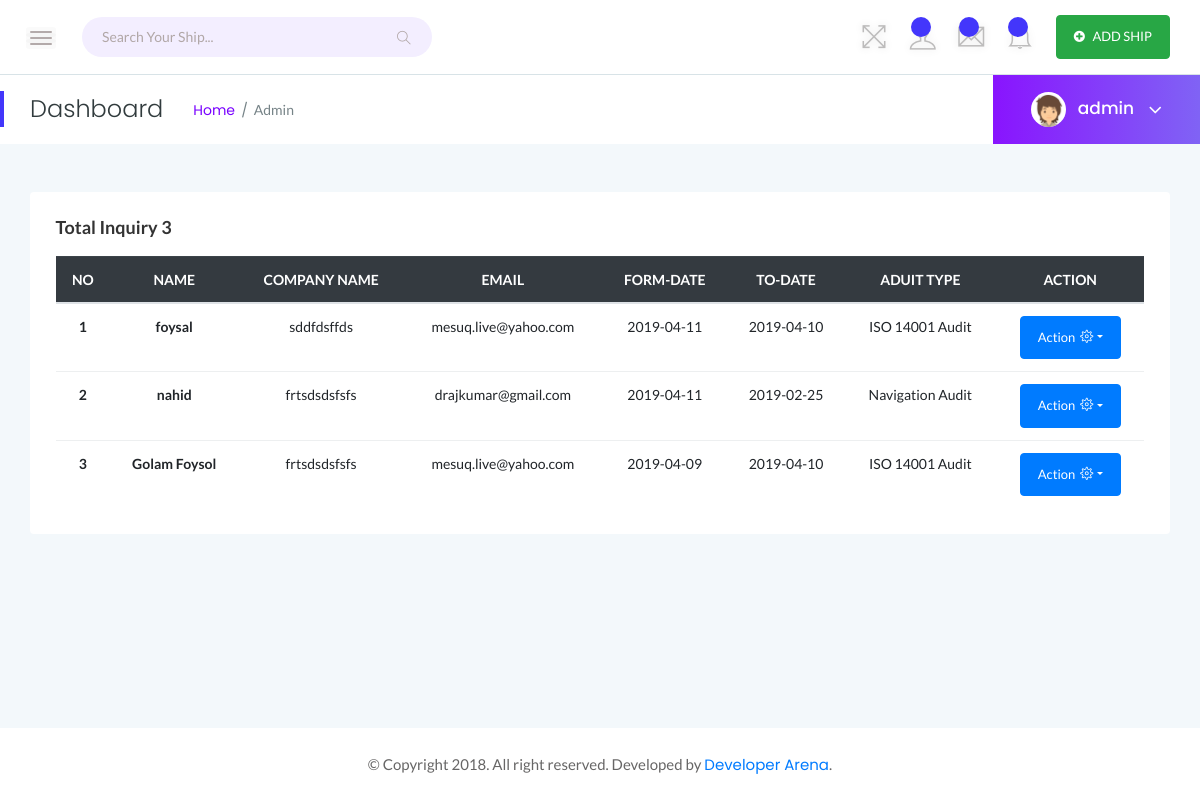
The app's page /admin/view-inquiry.php (signed in) with its own data.
### tables this page shows
CREATE TABLE `inquiry` (
  `id` int(11) NOT NULL,
  `user_id` int(11) NOT NULL,
  `uni_code` varchar(50) NOT NULL,
  `name` varchar(100) NOT NULL,
  `company_name` varchar(100) NOT NULL,
  `phone` varchar(50) NOT NULL,
  `email` varchar(50) NOT NULL,
  `form_date` date NOT NULL,
  `to_date` date NOT NULL,
  `location` varchar(150) NOT NULL,
  `aduit_type` varchar(50) NOT NULL,
  `additional_Information` varchar(200) NOT NULL,
  `created_at` datetime NOT NULL,
  `status` int(11) NOT NULL
);

### classes/Config.php (called while the page is built)
<?php
class Config{
  public static function get($path = null){
    if($path){
      $config = $GLOBALS['config'];
      $path = explode('/', $path);
       foreach($path as $bit){
         if(isset($config[$bit])){
           $config = $config[$bit];
         }
       }
       return $config;
    }
  }
}
?>

### classes/DB.php (called while the page is built, shortened)
<?php
class DB{
 private static $_instance = null;
 private $_pdo,
         $_query,
         $_error = false,
         $_results,
         $_count = 0;
    private function __construct(){
      try{
         $this->_pdo = new PDO('mysql:host='. Config::get('mysql/host') .';dbname='.Config::get('mysql/db'), Config::get('mysql/username'), Config::get('mysql/password'));
      }catch(PDOException $e){
        die($e->getMessage());
      }
    }
    public static function getInstance(){
    	if(!isset(self::$_instance)){
          self::$_instance = new DB();
    	}
    	return self::$_instance;
    }
    public function query($sql, $params = array()){
    	$this->_error = false;
    	if($this->_query = $this->_pdo->prepare($sql)){
         $x = 1;
          if(count($params)){
            foreach($params as $param){
              $this->_query->bindValue($x, $param);
              $x++;
            }
          }
         if($this->_query->execute()){
            $this->_results = $this->_query->fetchAll(PDO::FETCH_OBJ);
            $this->_count = $this->_query->rowCount();
         }else{
         	$this->_error = true;
         }
    	}
    	return $this;
    }
    public function action($action, $table, $where = array()){
        if(@count($where === 3)){
        	$operators = array('=', '<=', '>=', '<', '>');
        	$field    = $where[0];
        	$operator = $where[1];
        	$value    = $where[2];
           if(in_array($operator, $operators)){
             $sql = "{$action} FROM {$table} WHERE {$field} {$operator} ?";
              if(!$this->query($sql, array($value))->error()){
                return $this;
              }
           }
        }
        return false;
    }
    public function get($table, $where){
      return $this->action('SELECT *', $table, $where);
    }
    public function getInfo($sql) {
      $ret = $this->_pdo->prepare($sql);
      $ret->execute();
     return $ret->fetchAll(PDO::FETCH_ASSOC);
    }
    public function results(){
      return $this->_results;
    }
    public function first(){
      return $this->results()[0];
    }
    public function error(){
    	return $this->_error;
    }
    public function count(){
      return $this->_count;
    }
}
?>

### classes/User.php (called while the page is built, shortened)
<?php
 class User{
 	private $_db,
 	        $_data,
 	        $_sessionName,
 	        $_isLoggedIn;
 	 public function  __construct($user = null){
      $this->_db = DB::getInstance();
      $this->_sessionName = Config::get('session/session_name');
      if(!$user){
      	if(Session::exists($this->_sessionName)){
          $user = Session::get($this->_sessionName);
          if($this->find($user)){
            $this->_isLoggedIn = true;
          }else{
          }
      	}
      }else{
      	$this->find($user);
      }
 	 }
  public function get_all($table, $id){
      $sql = "SELECT * FROM {$table} ORDER BY $id DESC";
      $data = $this->_db->getInfo($sql);
      return $data;
   }
 	public function find($user = null){
       if($user){
         $field = (is_numeric($user)) ? 'id' : 'email';
         $data = $this->_db->get('admin', array($field, '=', $user));
          if($data->count()){
            $this->_data = $data->first();
            return true;
          }
       }
       return false;
 	 }
 	public function data(){
 	 	return $this->_data;
 	 }
 	public function isLoggedIn(){
 	 	return $this->_isLoggedIn;
 	 }
 }
?>

### classes/Session.php (called while the page is built, shortened)
<?php
class Session{
    public static function exists($name){
     return (isset($_SESSION[$name])) ? true : false;
    }
    public static function get($name){
     return $_SESSION[$name];
    }
}
?>

### functions/sanitize.php (called while the page is built, shortened)
<?php
function escape($string) {
 return htmlentities($string, ENT_QUOTES, 'UTF-8');
}
?>

### admin/view-inquiry.php (the view, shortened to what this page needs)
<?php
require_once '../functions/sanitize.php';
$admin = new User();
if($admin->isLoggedIn()){
  ?>
<!doctype html>
<html class="no-js" lang="en">
	<head>
		<link rel="stylesheet" href="../assets/css/bootstrap.min.css">
		<link rel="stylesheet" href="../assets/css/font-awesome.min.css">
		<link rel="stylesheet" href="../assets/css/themify-icons.css">
		<link rel="stylesheet" href="../assets/css/metisMenu.css">
		<link rel="stylesheet" href="../assets/css/owl.carousel.min.css">
		<link rel="stylesheet" href="../assets/css/slicknav.min.css">
		<link rel="stylesheet" href="https://www.amcharts.com/lib/3/plugins/export/export.css" type="text/css" media="all" />
		<link rel="stylesheet" href="../assets/css/typography.css">
		<link rel="stylesheet" href="../assets/css/default-css.css">
		<link rel="stylesheet" href="../assets/css/styles.css">
		<link rel="stylesheet" href="../assets/css/responsive.css">
	</head>
	<body>
		<div class="page-container">
			<div class="main-content">
				<?php require_once('header.php'); ?>
				<div class="main-content-inner">
					<div class="col-lg-12 mt-5">
						<div class="card">
							<div class="card-body">
								<h4 class="header-title">Total Inquiry <?php
                                  $user = $admin->get_all('inquiry', 'id');
                                  echo count($user);
								?></h4>
								<div class="single-table">
									<div class="table-responsive">
										<table class="table text-center">
											<thead class="text-uppercase bg-dark">
												<tr class="text-white">
													<th scope="col">No</th>
													<th scope="col">Name</th>
													<th scope="col">Company Name</th>
													<th scope="col">Email</th>
													<th scope="col">Form-date</th>
													<th scope="col">To-date</th>
													<th scope="col">Aduit type</th>
													<th scope="col">Action</th>
												</tr>
											</thead>
											<tbody>
												 <?php
									                   $x = 0;
									                  $content = $admin->get_all('inquiry', 'id');
									                   foreach ($content as $key => $value):
									                   	$x++;
									               ?>
												<tr>
													<th><?php  echo $x; ?></th>
													<th><?php  echo $content[$key]['name'] ;?></th>
													<td><?php  echo $content[$key]['company_name'] ;?></td>
													<td><?php  echo $content[$key]['email'] ;?></td>
													<td><?php  echo $content[$key]['form_date'] ;?></td>
													<td><?php  echo $content[$key]['to_date'] ;?></td>
													<td><?php  echo $content[$key]['aduit_type'] ;?></td>
													<td>
														<div class="dropdown">
														<button class="btn btn-primary dropdown-toggle" type="button" data-toggle="dropdown">Action
															&nbsp;<span class="ti-settings"></span></button>
														</div></td>
												</tr>
												 <?php endforeach;?>
											</tbody>
										</table>
									</div>
								</div>
							</div>
						</div>
					</div>
				</div>
			</div>
			<?php require_once('footer.php') ?>
<?php
}else{
 Redirect::to('admin-login.php');
}
?>

### admin/header.php (shortened to what this page needs)
<div class="header-area">
	<div class="row align-items-center">
		<div class="col-md-6 col-sm-8 clearfix">
			<div class="nav-btn pull-left">
				<span></span>
				<span></span>
				<span></span>
			</div>
			<div class="search-box pull-left">
			<form action="search.php" method="post">
					<input type="text" name="search" placeholder="Search Your Ship..." required>
					<i class="ti-search"></i>
				</form>
			</div>
		</div>
		<div class="col-md-6 col-sm-4 clearfix">
			<ul class="notification-area pull-right">
				<li id="full-view"><i class="ti-fullscreen"></i></li>
				<li class="dropdown">
					<i class="ti-user dropdown-toggle" data-toggle="dropdown" id="tiuser">
						<span id="counter"></span>
					</i>
				</li>
				<li class="dropdown">
					<i id="timess" class="ti-email dropdown-toggle" data-toggle="dropdown">
						<span id="counter2"></span>
					</i>
				</li>
				<li class="dropdown">
					<i id="tiinqu" class="ti-bell dropdown-toggle" data-toggle="dropdown">
						<span id="counter3"></span>
					</i>
				</li>
				<li>
					<button onclick="window.location.href='add-ship.php'" class="btn btn-success"><i class="fa fa-plus-circle fa-1x" aria-hidden="true"></i>&nbsp; &nbsp;ADD SHIP</button>
				</li>
			</ul>
		</div>
	</div>
</div>
<div class="page-title-area">
	<div class="row align-items-center">
		<div class="col-sm-6">
			<div class="breadcrumbs-area clearfix">
				<h4 class="page-title pull-left">Dashboard</h4>
				<ul class="breadcrumbs pull-left">
					<li><a href="index.php">Home</a></li>
					<li><span>Admin</span></li>
				</ul>
			</div>
		</div>
		<div class="col-sm-6 clearfix">
			<div class="user-profile pull-right">
				<img class="avatar user-thumb" src="../assets/img/author/avatar.png" alt="avatar">
				<h4 class="user-name dropdown-toggle" data-toggle="dropdown"><?php echo escape($admin->data()->username) ;?> <i class="fa fa-angle-down"></i></h4>
			</div>
		</div>
	</div>
</div>

### admin/footer.php (shortened to what this page needs)
<footer>
				<div class="footer-area">
					<p>© Copyright 2018. All right reserved. Developed by <a href="https://developerarena.com">Developer Arena</a>.</p>
				</div>
			</footer>
		</div>
	</body>
</html>

### assets/css/styles.css (style rules this page uses)
.page-container { width: 100%; height: 100%; min-height: 100vh; padding-left: 280px; -webkit-transition: padding-left 0.3s ease 0s; transition: padding-left 0.3s ease 0s; }
.card { border: none; border-radius: 4px; background-color: #fff; -webkit-transition: all 0.3s ease 0s; transition: all 0.3s ease 0s; }
.card-body { padding: 25.6px; padding: 1.6rem; }
.main-content { width: 100%; background: #F3F8FB; }
.main-content-inner { padding: 0 30px 50px; }
.header-area { padding: 15px 30px; background: #fff; border-bottom: 1px solid #d8e3e7; }
.nav-btn { margin-right: 30px; margin-top: 10px; cursor: pointer; }
.nav-btn span { display: block; width: 22px; height: 2px; background: #b3aaaa; margin: 4px 0; border-radius: 15px; -webkit-transition: all 0.3s ease 0s; transition: all 0.3s ease 0s; box-shadow: 0 0 0 4px rgba(99, 96, 96, 0.03); }
.search-box form { position: relative; }
.search-box input { width: 350px; border-radius: 33px; border: none; height: 40px; padding-left: 20px; padding-right: 40px; letter-spacing: 0; background: #f3eeff; }
.search-box form i { position: absolute; right: 21px; top: 14px; font-size: 14px; color: #b1a7a7; }
.notification-area { -webkit-user-select: none; -moz-user-select: none; -ms-user-select: none; user-select: none; position: relative; z-index: 1; }
.notification-area li { display: inline-block; margin-left: 20px; cursor: pointer; -webkit-user-select: none; -moz-user-select: none; -ms-user-select: none; user-select: none; }
.notification-area li>i { font-size: 26px; color: #bdbcbc; vertical-align: middle; text-shadow: 0 0 8px rgba(0, 0, 0, 0.12); -webkit-transition: color 0.3s ease 0s; transition: color 0.3s ease 0s; }
.notification-area li i>span { position: absolute; right: 5px; top: -7px; font-family: 'Poppins', sans-serif; font-size: 10px; font-weight: 600; color: #fff; background: var(--primary-color); height: 20px; width: 20px; border-radius: 50%; text-align: center; line-height: 20px; padding-left: 2px; }
.notification-area li#full-view { display: inline-block; }
.page-title-area { padding: 0 30px; background: #fff; position: relative; }
.page-title-area:before { content: ''; position: absolute; left: 0; top: 50%; width: 4px; height: 36px; background: var(--primary-color); -webkit-transform: translateY(-50%); transform: translateY(-50%); }
.page-title { font-size: 24px; font-weight: 300; color: #313b3d; letter-spacing: 0; margin-right: 30px; }
ul.breadcrumbs { margin-top: 4px; }
.breadcrumbs li { display: inline-block; }
.breadcrumbs li a, .breadcrumbs li span { display: block; font-size: 14px; font-weight: 400; color: #7801ff; letter-spacing: 0; margin-right: 16px; position: relative; }
.breadcrumbs li a:before { content: '/'; color: #768387; position: absolute; right: -13px; top: 0; }
.breadcrumbs li span { margin-right: 0; color: #768387; text-transform: capitalize; }
.user-profile { margin-right: -30px; display: -webkit-box; display: -ms-flexbox; display: flex; -webkit-box-align: center; -ms-flex-align: center; align-items: center; -ms-flex-wrap: wrap; flex-wrap: wrap; background: -webkit-linear-gradient(left, #8914fe 0%, #8063f5 100%); background: linear-gradient(to right, #8914fe 0%, #8063f5 100%); padding: 17px 38px; position: relative; }
.user-profile img.avatar { height: 35px; width: 35px; border-radius: 50%; margin-right: 12px; }
.user-name { font-size: 17px; font-weight: 500; color: #fff; letter-spacing: 0; cursor: pointer; -webkit-user-select: none; -moz-user-select: none; -ms-user-select: none; user-select: none; }
.user-name i { margin-left: 10px; font-size: 21px; vertical-align: middle; position: relative; }
.notification-area .dropdown-toggle, .user-name.dropdown-toggle { position: relative; }
.notification-area .dropdown-toggle:after, .user-name.dropdown-toggle:after { display: none; }
.header-title { font-family: 'Lato', sans-serif; font-size: 18px; font-weight: 600; letter-spacing: 0; color: #333; text-transform: capitalize; margin-bottom: 17px; }
.footer-area { text-align: center; padding: 23px 0 19px; background: #fff; }
.footer-area p { color: #676666; margin-bottom: 0; }
.btn { padding: 11px 17px; font-size: 13px; letter-spacing: 0; }
.single-table .table { margin-bottom: 0; }
table tr th { border-bottom: none; }
table tr th, table tr td { border-top: 1px solid rgba(120, 130, 140, 0.13) !important; }
table tr td [class^="ti-"] { cursor: pointer; }

### records on screen
inquiry: name "foysal", company_name "sddfdsffds", email "mesuq.live@yahoo.com", form_date "2019-04-11", to_date "2019-04-10", aduit_type "ISO 14001 Audit"
inquiry: name "nahid", company_name "frtsdsdsfsfs", email "drajkumar@gmail.com", form_date "2019-04-11", to_date "2019-02-25", aduit_type "Navigation Audit"
inquiry: name "Golam Foysol", company_name "frtsdsdsfsfs", email "mesuq.live@yahoo.com", form_date "2019-04-09", to_date "2019-04-10", aduit_type "ISO 14001 Audit"

### other values on screen
$admin->data()->username "admin"
count($user) "3"
